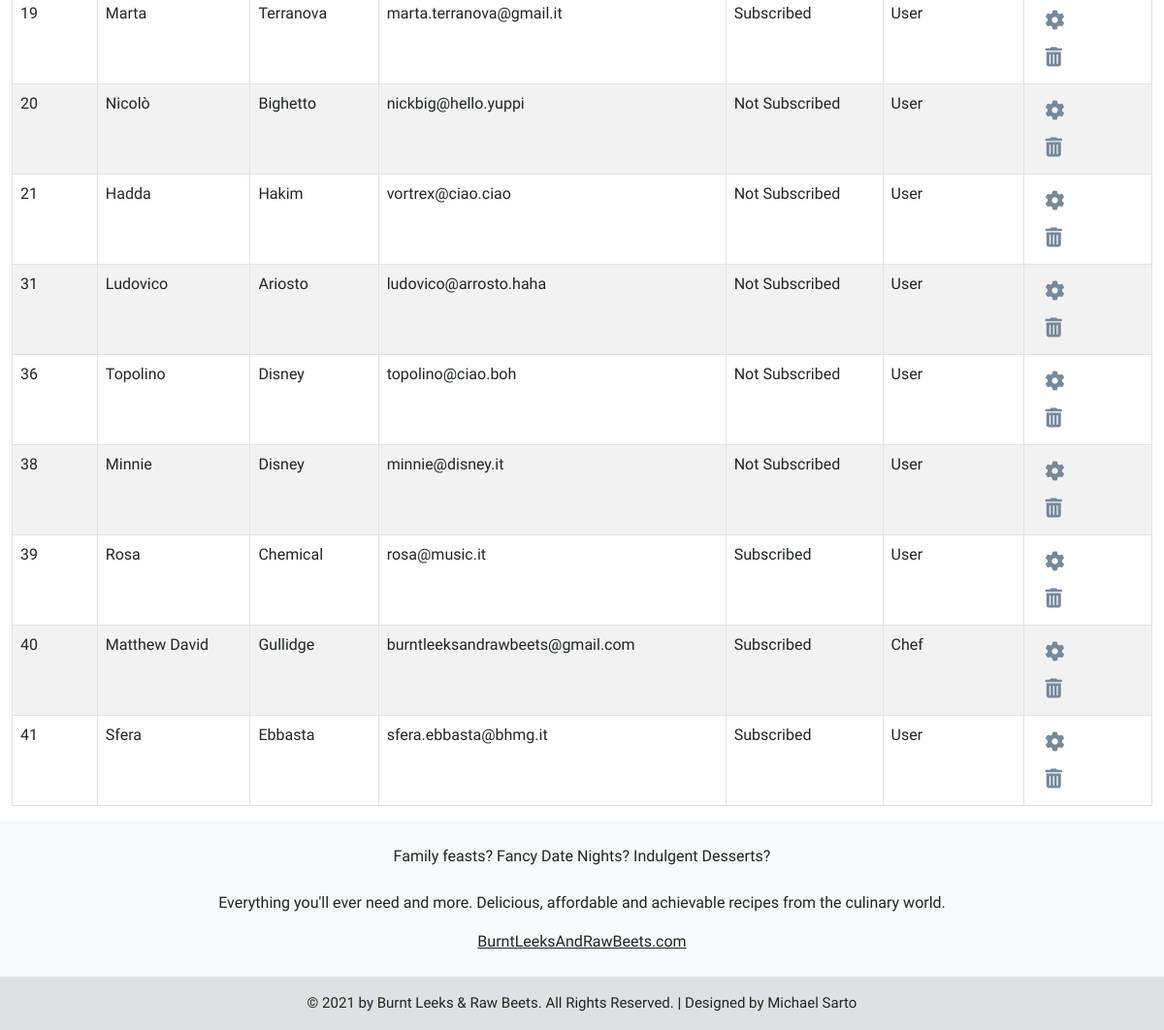
Page /adminPage.php?page=registerForm (signed in, lower part) on the earlier database version.
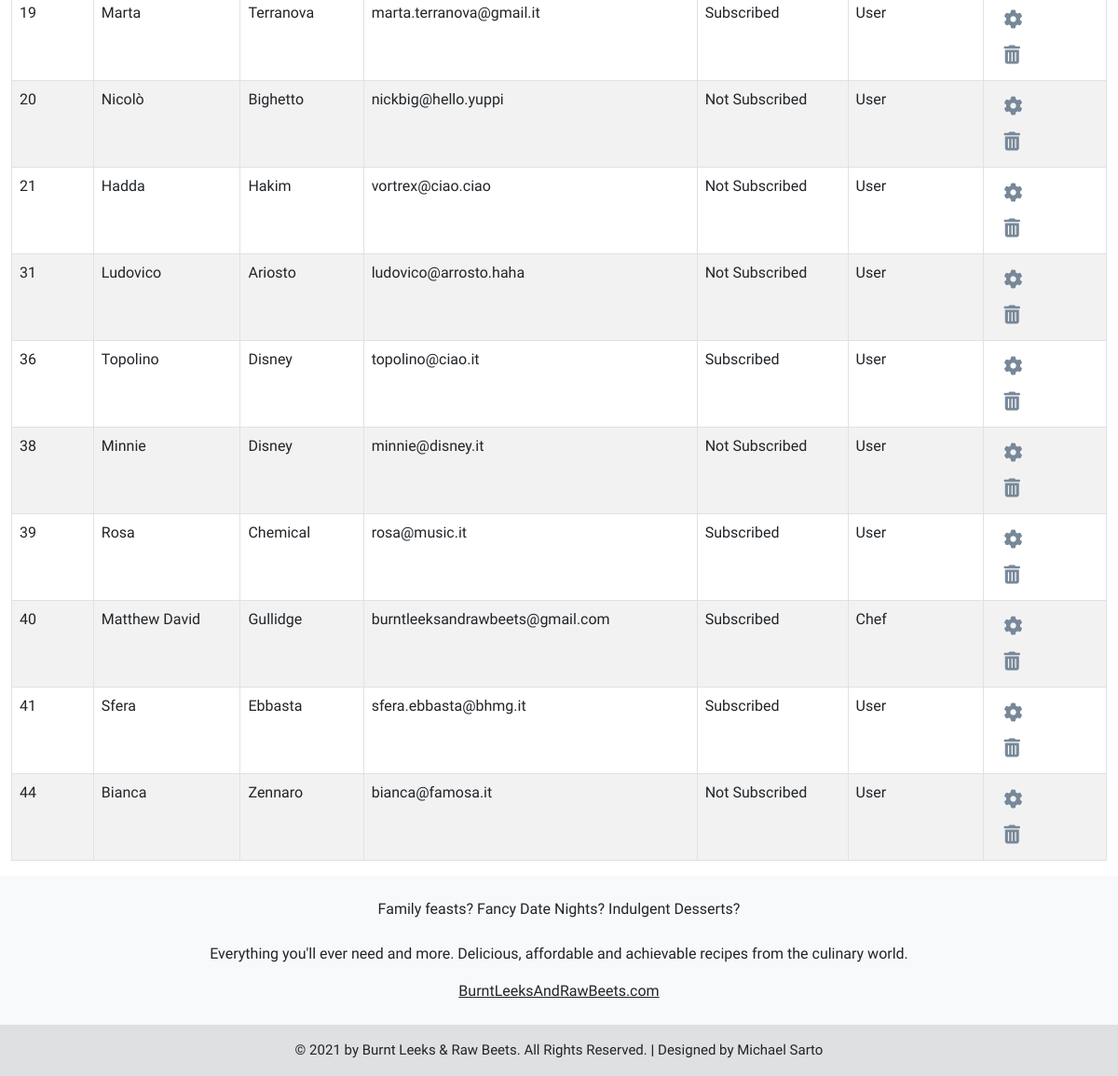
Same page on the later database version.
### tables this page shows
CREATE TABLE `users` (
  `IdUser` int(11) NOT NULL,
  `Name` varchar(255) DEFAULT NULL,
  `Surname` varchar(255) DEFAULT NULL,
  `Email` varchar(255) NOT NULL,
  `Password` varchar(255) NOT NULL,
  `Newsletter` tinyint(1) NOT NULL,
  `Category` int(11) NOT NULL
);

CREATE TABLE `categories` (
  `IdCategory` int(11) NOT NULL,
  `Category` varchar(255) NOT NULL
);

### DBHandler.php (called while the page is built, shortened)
<?php
class DBHandler
{
    private $db;
    public function getInstance()
    {
        return $this->db;
    }
    private function connect_database()
    {
        try {
            $connection_string = 'mysql:host=localhost;dbname=foodblog;charset=utf8';
            $connection_array = array(
                PDO::ATTR_ERRMODE => PDO::ERRMODE_EXCEPTION,
                PDO::ATTR_DEFAULT_FETCH_MODE => PDO::FETCH_ASSOC
            );
            $this->db = new PDO($connection_string, USER, PASSWORD, $connection_array);
        } catch (PDOException $e) {
            $this->db = null;
        }
    }
}

### DBHandlerObject.php (called while the page is built, shortened)
<?php
$dbh = new DBHandler();

### adminPage.php (the view, shortened to what this page needs)
<!DOCTYPE html>
<html lang="en">
<head>
    <?php
    require_once("header.php");
    ?>
    <link rel="stylesheet" href="https://cdn.datatables.net/1.10.24/css/dataTables.bootstrap4.min.css" />
    <link rel="stylesheet" href="https://unpkg.com/bootstrap-table@1.18.3/dist/bootstrap-table.min.css">
    <link rel="stylesheet" type="text/css" href="https://cdn.datatables.net/v/bs4-4.1.1/jq-3.3.1/jszip-2.5.0/dt-1.10.24/b-1.7.0/b-colvis-1.7.0/b-html5-1.7.0/b-print-1.7.0/cr-1.5.3/fh-3.1.8/kt-2.6.1/r-2.2.7/datatables.min.css" />
</head>
<body>
    <div class="container-fluid ">
        <?php
        require_once("callingLogin.php");
        require_once("navbar.php"); ?>
        <div class="table-responsive navbar-font">
            <table id="users_data" class="table table-striped table-bordered">
                <tbody>
                    <?php
                    $stmt = $dbh->getInstance()->prepare("SELECT `IdUser`, `Name`, `Surname`, `Email`,  `Newsletter`, categories.Category FROM `users` INNER join categories on categories.IdCategory=users.Category WHERE 1 ORDER by users.IdUser");
                    $stmt->execute();
                    while ($row = $stmt->fetch()) {
                       $id= htmlentities($row['IdUser']);
                       $name=htmlentities($row['Name']);
                       $surname=htmlentities($row['Surname']);
                       $email=htmlentities($row['Email']);
                       $newsletter=htmlentities($row['Newsletter']);
                       $category=htmlentities($row['Category']);
                        echo '
                               <tr>
                                    <td class="navbar-font">' . $id. '</td>
                                    <td class="navbar-font">' . $name . '</td>
                                    <td class="navbar-font">' . $surname . '</td>
                                    <td class="navbar-font">' . $email . '</td>
                                    <td class="navbar-font">' .  (($newsletter == 1) ? 'Subscribed' : 'Not Subscribed')  . '</td>
                                    <td class="navbar-font">' . $category . '</td>
                                    <td class="navbar-font">
                                    <form action="userPage.php" method="POST">
                                    <input type="hidden" name="IdUserToModify" value="'.$id.'">
                                    <button type="submit" class="btn btn-link" name="modifyByAdmin"><i class="fas fa-cog  fa-lg trashBin"></i></button>
                                    </form>
                                    <form action="deliteAccount.php" method="POST"><input type="hidden" name="idToDelite" value="'.$id.'"><button type="submit" name="adminSubmit"  class="btn btn-link"><i class="fas fa-trash-alt fa-lg trashBin"></i></button></form>
                                    </td>
                               </tr>
                               ';
                    }
                    ?>
                </tbody>
            </table>
        </div>
    </div>
    <?php require_once("footer.php"); ?>
</body>
</html>

### header.php (shortened to what this page needs)
<?php
require_once('DBHandler.php');
require_once('DBHandlerObject.php');
echo '<link href="https://cdn.jsdelivr.net/npm/bootstrap@5.0.0-beta2/dist/css/bootstrap.min.css" rel="stylesheet">';
echo '<link rel="stylesheet" href="style.css">';

### callingLogin.php (shortened to what this page needs)
<?php
        if (isset($_GET['page']) && $_GET['page'] == "registerForm") {
            require('registerForm.php');
        }else if (isset($_GET['page']) && $_GET['page'] == "loginForm") {
            echo '<script src="scriptOpenLogin.js"></script>';
            require('loginForm.php');
        } else if(isset($_SESSION['SignUp']) && $_SESSION['SignUp'] === false){
            echo '<script src="scriptOpenLogin.js"></script>';
            require('registerForm.php');
        }  else if(isset($_SESSION['ErrorLogin'])&& $_SESSION['ErrorLogin']===false){
            echo '<script src="scriptOpenLogin.js"></script>';
            require('loginForm.php');
        }else{
            require('loginForm.php');
        }

### registerForm.php (shortened to what this page needs)
<link rel=stylesheet href="loginStyle.css">

### footer.php
<footer class="bg-light text-center text-lg-start">
    <div class="container p-4">
        <div class="row">
            <div class="col-lg-12 col-md-12 mb-4 mb-md-0 text-center navbar-font">
                <p>
                    Family feasts? Fancy Date Nights? Indulgent Desserts?<br><br>
                    Everything you'll ever need and more. Delicious, affordable and achievable recipes from the culinary world.
                </p>
                <a class="text-dark" href="index.php">BurntLeeksAndRawBeets.com</a>
            </div>
        </div>
    </div>
    <div class="text-center p-3 sublogo" style="background-color: rgba(0, 0, 0, 0.1);">
    &copy; <?php echo date("Y"); ?> by Burnt Leeks & Raw Beets. All Rights Reserved. <b>|</b> Designed by Michael Sarto
    </div>
</footer>

### style.css (style rules this page uses)
.sublogo { font-family: 'Open Sans Condensed', sans-serif; font-size: 15px; }
.navbar-font { font-family: 'Lexend', sans-serif !important; }
.trashBin { color: lightslategrey; }

Differences in the rows shown:
changed users "Topolino": Email "topolino@ciao.boh" → "topolino@ciao.it"; Newsletter "Not Subscribed" → "Subscribed"
added users: IdUser "44", Name "Bianca", Surname "Zennaro", Email "bianca@famosa.it", Newsletter "Not Subscribed", Category.Category "User"
